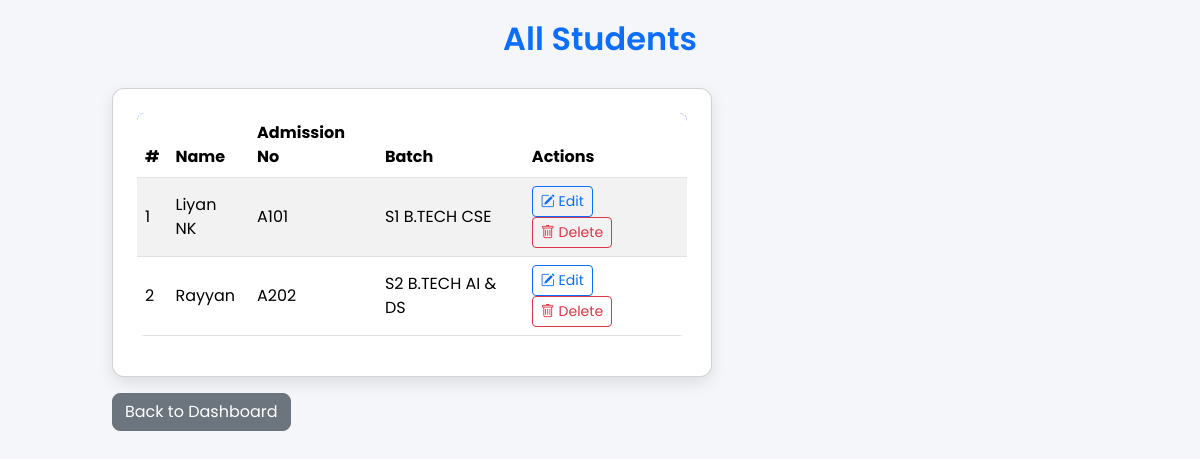
Before: /view_students (signed in) with the older database file.
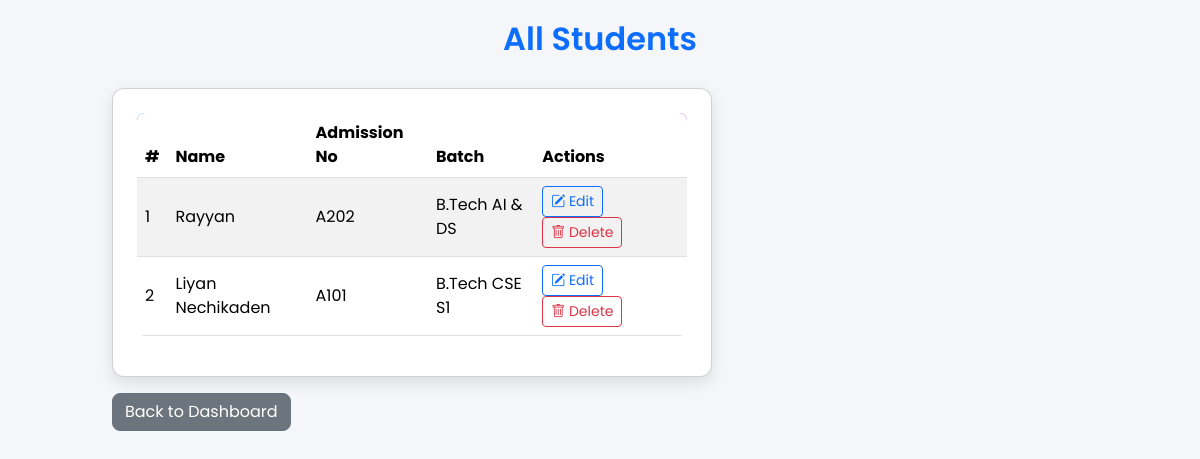
After: the same page with the newer database file.
### tables this page shows
CREATE TABLE students (
                            id INTEGER PRIMARY KEY AUTOINCREMENT,
                            admission_no TEXT UNIQUE NOT NULL,
                            name TEXT NOT NULL,
                            batch TEXT NOT NULL
                        );

CREATE TABLE students_auth (
                id INTEGER PRIMARY KEY AUTOINCREMENT,
                admission_no TEXT UNIQUE NOT NULL,
                password_hash TEXT NOT NULL,
                is_approved BOOLEAN NOT NULL DEFAULT 0,
                FOREIGN KEY(admission_no) REFERENCES students(admission_no) ON DELETE CASCADE
            );

### app.py (the view)
@app.route("/view_students")
@login_required
def view_students():
    with get_connection() as conn:
        students = conn.execute("""
            SELECT s.id, s.admission_no, s.name, s.batch, sa.is_approved
            FROM students s
            LEFT JOIN students_auth sa ON s.admission_no = sa.admission_no
            ORDER BY s.batch, s.name
        """).fetchall()
    return render_template("view_students.html", students=students)

### app.py (called while the page is built)
def get_connection():
    return SQLiteContext(DB_NAME)

def login_required(f):
    @wraps(f)
    def decorated_function(*args, **kwargs):
        if not session.get('logged_in'):
            flash('Please log in to access this page.', 'danger')
            return redirect(url_for('login'))
        return f(*args, **kwargs)
    return decorated_function

    def __enter__(self):
        self.conn = sqlite3.connect(self.db_name)
        self.conn.row_factory = sqlite3.Row
        self.conn.execute('PRAGMA foreign_keys = ON;')
        return self.conn

    def __exit__(self, exc_type, exc_val, exc_tb):
        if exc_type is None and self.conn:
            self.conn.commit()
        if self.conn:
            self.conn.close()
        return False

### templates/view_students.html (shortened to what this page needs)
<!doctype html>
<html lang="en">
<head>
<link href="https://cdn.jsdelivr.net/npm/bootstrap@5.3.2/dist/css/bootstrap.min.css" rel="stylesheet">
<link rel="stylesheet" href="/static/style.css">
<link rel="stylesheet" href="https://cdn.jsdelivr.net/npm/bootstrap-icons@1.10.5/font/bootstrap-icons.css">
</head>
<body>
<div class="container container-narrow">
  <h2 class="mb-4 text-center">All Students</h2>
  {% if students %}
  <div class="card p-4 form-card">
    <div class="table-responsive">
      <table class="table table-striped align-middle table-hover">
        <thead>
          <tr>
            <th>#</th>
            <th>Name</th>
            <th>Admission No</th>
            <th>Batch</th>
            <th style="min-width: 130px;">Actions</th>
          </tr>
        </thead>
        <tbody>
          {% for student in students %}
          <tr>
            <td>{{ loop.index }}</td>
            <td>{{ student.name }}</td>
            <td>{{ student.admission_no }}</td>
            <td>{{ student.batch }}</td>
            <td>
              <a href="{{ url_for('edit_student', id=student.id) }}" class="btn btn-sm btn-outline-primary me-1">
                  <i class="bi bi-pencil-square"></i> Edit
              </a>
              <a href="#"
                 class="btn btn-sm btn-outline-danger delete-student-btn"
                 data-bs-toggle="modal"
                 data-bs-target="#deleteStudentModal"
                 data-student-id="{{ student.id }}"
                 data-student-name="{{ student.name }}">
                  <i class="bi bi-trash"></i> Delete
              </a>
            </td>
          </tr>
          {% endfor %}
        </tbody>
      </table>
    </div>
  </div>
  {% else %}
  <p class="text-center text-muted p-3">No students have been added yet.</p>
  {% endif %}
  <a href="/" class="btn btn-secondary mt-3">Back to Dashboard</a>
</div>
</body>
</html>

### static/style.css (style rules this page uses)
body { background: #f4f6f9; font-family: 'Poppins', sans-serif; color: #333; }
h1, h2, h3, h4, h5 { font-weight: 600; }
a { text-decoration: none; }
.container { margin-top: 20px; }
.container-narrow { max-width: 1000px; margin: 20px auto; }
.btn-secondary { background-color: #6c757d; border-radius: 8px; }
.table { border-radius: 8px; overflow: hidden; }
.table thead { background: linear-gradient(90deg, #0d6efd, #6610f2); color: #fff; }
h2 { margin-bottom: 20px; color: #0d6efd; }
.card i { transition: transform 0.3s; }
.card.form-card { max-width: 600px; border-radius: 12px; box-shadow: 0 6px 15px rgba(0,0,0,0.1); padding: 30px; margin-top: 30px; }
.container h2 { text-align: center; }

Changed rows visible on the page:
no longer on this page (row edited): students: name "Liyan NK", admission_no "A101", batch "S1 B.TECH CSE"
no longer on this page (row edited): students: name "Rayyan", admission_no "A202", batch "S2 B.TECH AI & DS"
added students_auth: name "Rayyan", admission_no "A202", batch "B.Tech AI & DS"
added students_auth: name "Liyan Nechikaden", admission_no "A101", batch "B.Tech CSE S1"
